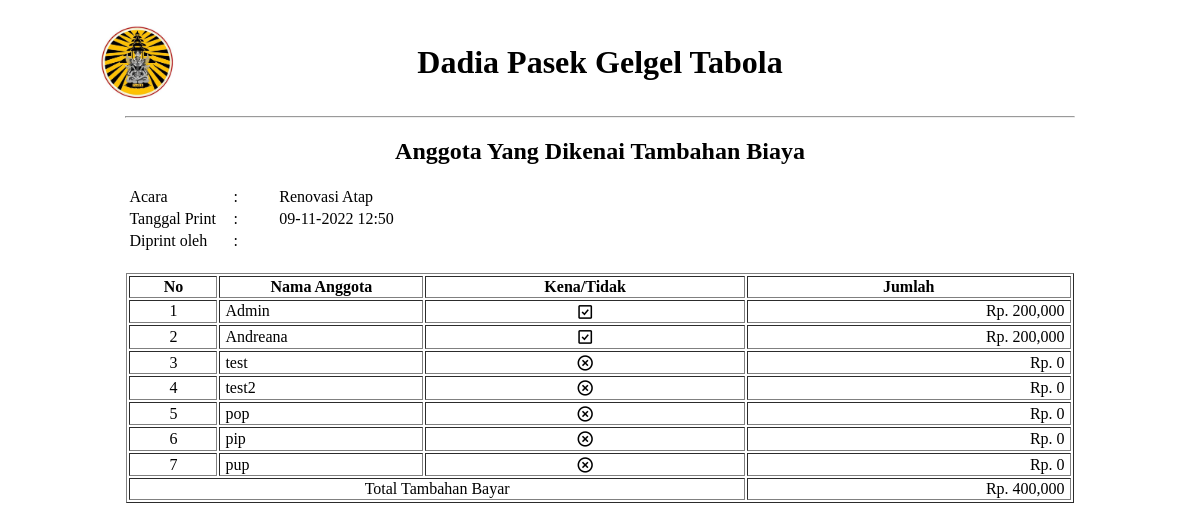
The app's page /acara/21/biaya-tambahan/print with its own data.
### main/models.py (models this page shows, shortened)
class Acara(models.Model):
    judul = models.CharField(max_length=100, blank=False)
    deskripsi = models.TextField(blank=True)
    tanggal_mulai = models.DateField(auto_now=False)
    tanggal_selesai = models.DateField(auto_now=False, blank=True)
    status_selesai = models.BooleanField(default=False)
    dibuat_oleh = models.ForeignKey(Pengguna, on_delete=models.CASCADE, primary_key=False)

class Pengguna(models.Model):
    user = models.OneToOneField(User, on_delete=models.CASCADE)
    nama = models.CharField(max_length=100, blank=False)
    no_ktp = models.CharField(max_length=16, blank=True, null=True)
    no_hp = models.CharField(max_length=12, blank=True, null=True)
    status = models.BooleanField(default=False)
    alasan = models.TextField(null=True, blank=True)
    tipe = models.CharField(max_length=20, blank=False)
    foto_ktp = models.FileField(upload_to=get_upload_path_ktp, max_length=1000, blank=True, null=True)
    foto_profile = models.FileField(upload_to=get_upload_path_profile, max_length=1000, blank=True, null=True)

class Peturunan(models.Model):
    acara = models.ForeignKey(Acara, on_delete=models.CASCADE, primary_key=False)
    jumlah_peturunan = models.IntegerField(blank=False)
    jumlah_bayar_tiap_anggota = models.IntegerField(blank=True)
    tambahan_bayar = models.IntegerField(blank=True, default=0)
    batas_pembayaran = models.DateField(blank=False)

### main/views.py (the view)
# urls.py: path('acara/<int:id>/biaya-tambahan/print', views.print_biaya_tambahan, name='Print Biaya Tambahan'),
def print_biaya_tambahan(request, id):
    response = {}
    semua_pengguna = Pengguna.objects.all()
    acara = Acara.objects.filter(id=id).first()
    if acara:
        peturunan = Peturunan.objects.filter(acara=acara).first()
        response['data'] = []
        response['total'] = 0
        if peturunan:
            for pengguna in semua_pengguna:
                tambahan_peturunan = TambahanPeturunan.objects.filter(peturunan=peturunan, pengguna=pengguna).first()
                response['data'].append({
                    'pengguna':pengguna,
                    'tambahan_peturunan':True if tambahan_peturunan else False
                })
                response['total'] += peturunan.tambahan_bayar if tambahan_peturunan else 0
        response['acara'] = acara
        response['peturunan'] = peturunan
    return render(request, 'main/print_tambahan_biaya.html', response)

### main/templates/main/print_tambahan_biaya.html (shortened to what this page needs)
{% load static %}
{% load humanize %}
<!DOCTYPE html>
<html lang="en">
<head>
    <link rel="stylesheet" href="{% static '/assets/vendor/fonts/boxicons.css' %}" />
</head>
<body>
    <table width="100%" style="margin-bottom:10px; margin-top:20px">
        <tr align="center">
            <td><img src="{% static '/logo_dadia.jpg' %}"/ width="75px" height="auto" style="position:absolute; left:100px; top:25px"><h1>Dadia Pasek Gelgel Tabola<h1></td>
        </tr>
    </table>
    <hr width="80%" align="center">
    <h2 align="center">Anggota Yang Dikenai Tambahan Biaya</h2>
    <div style="width:80%; margin:auto">
        <table style="margin-bottom:20px">
            <tr>
                <td style="width: 100px">Acara</td>
                <td>:</td>
                <td>{{acara.judul}}</td>
            </tr>
            <tr>
                <td>Tanggal Print</td>
                <td>:</td>
                <td>{% now "d-m-Y H:i" %}</td>
            </tr>
            <tr>
                <td>Diprint oleh</td>
                <td>:</td>
                <td>{{ request.user.pengguna.nama }}</td>
            </tr>
        </table>
        <table border="1">
            <tr>
                <th>No</th>
                <th scope="col" style="width:200px; word-wrap:break-word">Nama Anggota</th>
                <th scope="col">Kena/Tidak</th>
                <th scope="col">Jumlah</th>
            </tr>
            {% for d in data %}
            <tr>
                <td align="center">{{ forloop.counter }}</td>
                <td align="left" style="padding-left:5px">{{ d.pengguna.nama }}</td>
                <td align="center">
                    {% if d.tambahan_peturunan %}
                    <i class='bx bx-check-square'></i>
                    {% else %}
                    <i class='bx bx-x-circle'></i>
                    {% endif %}
                </td>
                <td align='right' style="padding-right:5px">
                    {% if d.tambahan_peturunan %}
                    Rp. {{ peturunan.tambahan_bayar|intcomma }}
                    {% else %}
                    Rp. 0
                    {% endif %}
                </td>
            </tr>
            {% endfor %}
            <tr>
                <td colspan="3" align="center">Total Tambahan Bayar</td>
                <td align='right' style="padding-right:5px">Rp. {{total|intcomma}}</td>
            </tr>
        </table>
    </div>
</body>
</html>

### main/templates/main/print_tambahan_biaya.html (style rules this page uses)
table { max-width: 2480px; width: 100%; }
table td { width: auto; overflow: hidden; word-wrap: break-word; }

### records on screen
Acara: judul "Renovasi Atap"
Pengguna: pengguna.nama "Admin"
Peturunan: tambahan_bayar "200,000"
Pengguna: pengguna.nama "Andreana"
Pengguna: pengguna.nama "test", shows "Rp. 0"
Pengguna: pengguna.nama "test2", shows "Rp. 0"
Pengguna: pengguna.nama "pop", shows "Rp. 0"
Pengguna: pengguna.nama "pip", shows "Rp. 0"
Pengguna: pengguna.nama "pup", shows "Rp. 0"

### other values on screen
{{ total|intcomma }} "400,000"
